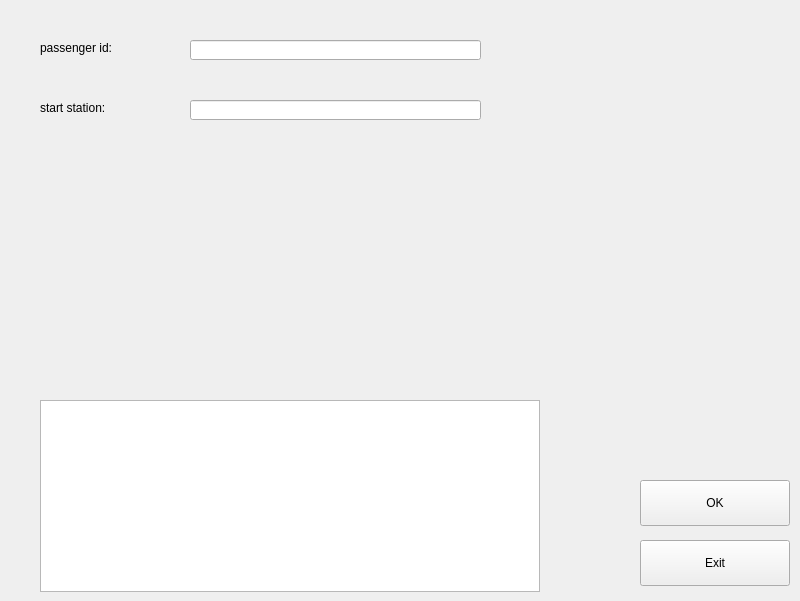
<?xml version="1.0" encoding="UTF-8"?>
<ui version="4.0">
 <class>modify_L</class>
 <widget class="QWidget" name="modify_L">
  <property name="geometry">
   <rect>
    <x>0</x>
    <y>0</y>
    <width>800</width>
    <height>601</height>
   </rect>
  </property>
  <property name="windowTitle">
   <string>Form</string>
  </property>
  <widget class="QLabel" name="passenger_id">
   <property name="geometry">
    <rect>
     <x>40</x>
     <y>40</y>
     <width>111</width>
     <height>16</height>
    </rect>
   </property>
   <property name="text">
    <string>passenger id:</string>
   </property>
  </widget>
  <widget class="QPushButton" name="OK">
   <property name="geometry">
    <rect>
     <x>640</x>
     <y>480</y>
     <width>150</width>
     <height>46</height>
    </rect>
   </property>
   <property name="text">
    <string>OK</string>
   </property>
  </widget>
  <widget class="QPushButton" name="Exit">
   <property name="geometry">
    <rect>
     <x>640</x>
     <y>540</y>
     <width>150</width>
     <height>46</height>
    </rect>
   </property>
   <property name="text">
    <string>Exit</string>
   </property>
  </widget>
  <widget class="QTextBrowser" name="textBrowser">
   <property name="geometry">
    <rect>
     <x>40</x>
     <y>400</y>
     <width>500</width>
     <height>192</height>
    </rect>
   </property>
  </widget>
  <widget class="QLineEdit" name="id_input">
   <property name="geometry">
    <rect>
     <x>190</x>
     <y>40</y>
     <width>291</width>
     <height>20</height>
    </rect>
   </property>
  </widget>
  <widget class="QLineEdit" name="station_input">
   <property name="geometry">
    <rect>
     <x>190</x>
     <y>100</y>
     <width>291</width>
     <height>20</height>
    </rect>
   </property>
   <property name="text">
    <string/>
   </property>
  </widget>
  <widget class="QLabel" name="start_station">
   <property name="geometry">
    <rect>
     <x>40</x>
     <y>100</y>
     <width>111</width>
     <height>16</height>
    </rect>
   </property>
   <property name="text">
    <string>start station:</string>
   </property>
  </widget>
 </widget>
 <resources/>
 <connections/>
</ui>
